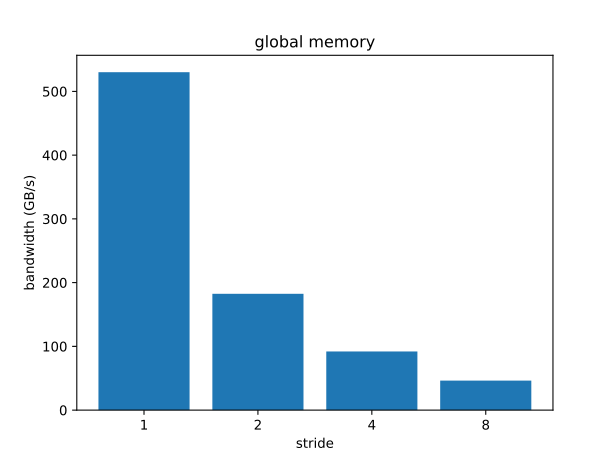

Python code for this plot:
import matplotlib.pyplot as plt

strides = []
bandwidths = []

with open("test_gmem.log", "r") as file:
    lines = file.readlines()
    for i in range(0, len(lines), 3):
        stride_line = lines[i].strip()
        bandwidth_line = lines[i+1].strip()
        stride = int(stride_line.split(":")[1].strip())
        bandwidth = float(bandwidth_line.split(":")[1].strip())
        strides.append(stride)
        bandwidths.append(bandwidth)

plt.figure()
plt.bar([str(s) for s in strides], bandwidths)
plt.title("global memory")
plt.xlabel("stride")
plt.ylabel("bandwidth (GB/s)")
plt.savefig("test_gmem.svg")
